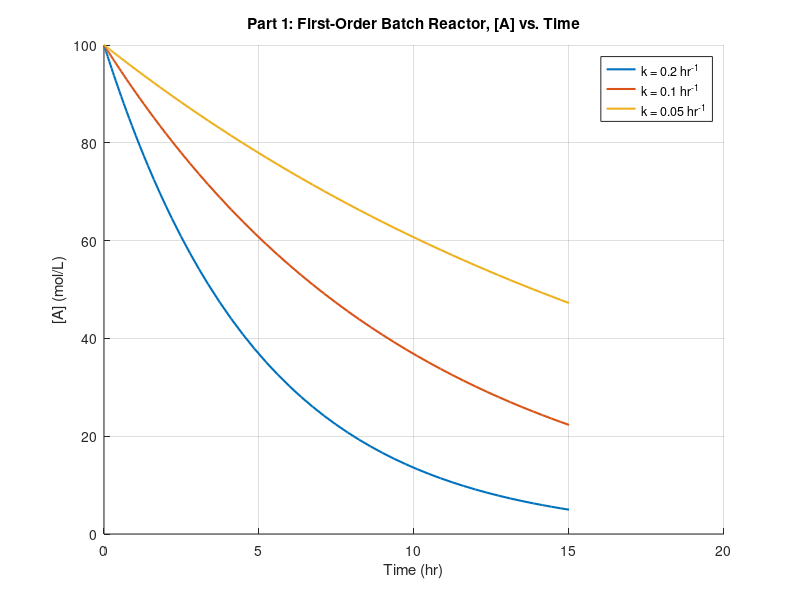

Here is the MATLAB script that generated this plot: (Note: this script raises an error after producing the figure.)
%% CHEE 205 Homework 8 - Part 1: ODE45 with One Equation
% Liam Saunders and Spencer Hunt
% First-order reaction in a batch reactor: d[A]/dt = -k[A]
clear; clc; close all;

A0 = 100;                   % initial concentration of A (mol/L)
tspan = [0 15];             % time span (hr)
kValues = [0.2 0.1 0.05];   % rate constants (1/hr)

figure; hold on
for i = 1:length(kValues)
    k = kValues(i);                     % current rate constant (1/hr)
    dAdt = @(t, A) -k*A;                % one ODE written as a function handle
    [t, A] = ode45(dAdt, tspan, A0);    % solve d[A]/dt = -k[A] with ode45
    plot(t, A, 'LineWidth', 1.5)        % plot [A] vs. time for this k
end
hold off
title('Part 1: First-Order Batch Reactor, [A] vs. Time')
xlabel('Time (hr)')
ylabel('[A] (mol/L)')
legend('k = 0.2 hr^{-1}', 'k = 0.1 hr^{-1}', 'k = 0.05 hr^{-1}')
grid on

%% Part 2: ODE45 with More Than One Equation
% Series reactions in a batch reactor: A -> B (k1), B -> C (k2)
k1 = 0.2;                   % rate constant for A -> B (1/hr)
k2 = 0.1;                   % rate constant for B -> C (1/hr)
y0 = [1.0; 0; 0];           % initial [A], [B], [C] (mol/L)
tspan2 = [0 10];            % time span (hr)

% Solve the system: y(:,1) = [A], y(:,2) = [B], y(:,3) = [C]
[t2, y] = ode45(@(t, y) reactionNetwork(t, y, k1, k2), tspan2, y0);

figure
plot(t2, y(:,1), t2, y(:,2), t2, y(:,3), 'LineWidth', 1.5)
title('Part 2: A \rightarrow B \rightarrow C Batch Reactor')
xlabel('Time (hr)')
ylabel('Concentration (mol/L)')
legend('[A]', '[B]', '[C]')
grid on

%% Local function for the Part 2 ODE system
function dydt = reactionNetwork(~, y, k1, k2)
    % One derivative per species: y(1)=[A], y(2)=[B], y(3)=[C]
    dydt = zeros(3,1);
    dydt(1) = -k1*y(1);             % d[A]/dt
    dydt(2) =  k1*y(1) - k2*y(2);   % d[B]/dt
    dydt(3) =  k2*y(2);             % d[C]/dt
end
